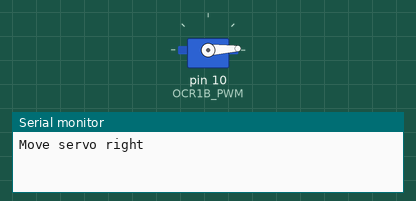
The sketch below on a simulated Arduino Uno, built with avr-gcc and run on an emulated ATmega328P. On the bench: servo, the last lines printed to the serial monitor. Servo pulses on a pin are drawn as a servo (544–2400 µs = 0–180°).

Above: at 0.05 s.
At 1.05 s:
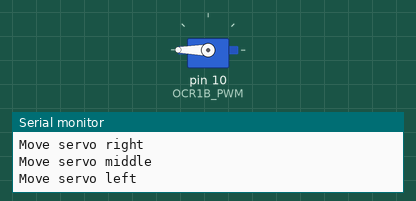
At 2.0 s:
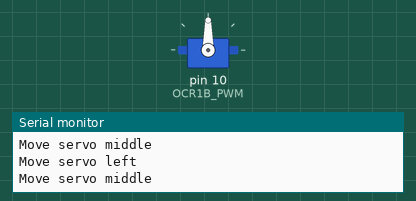
Timing chart, 0 to 4.6 s (numbered marks = the images above):
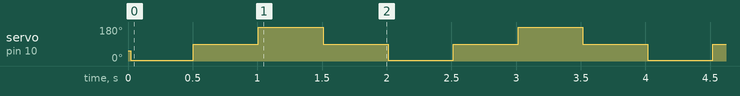

The sketch:

PWM_Timer_1_Demo.ino
```cpp
#define BUTTON_AD0 PINC0
#define BUTTON_PIN8 PINB0
#define OCR1A_PWM PINB1
#define OCR1B_PWM PINB2

void setup() {
  Serial.begin(9600);
  DDRB |= (1 << OCR1B_PWM); //set OCR1B as output
  TCCR1A = ((1 << COM1B1) | (1 << WGM11) | (1 << WGM10)); //Fast PWM with OCR1A as top
                                                          //Non-inverting mode for OCR1B
  TCCR1B = ((1 << WGM13) | (1 << WGM12) | (1 << CS12) | (1 << CS10)); //1024 prescaler
  TCCR1C = 0;
  TCNT1 = 0;

  OCR1A = 313; //20ms pulse width
  OCR1B = 16; //left for 1ms
}

void loop() {
  Serial.println("Move servo right");
  OCR1B = 8;
  delay(500);
  Serial.println("Move servo middle");
  OCR1B = 22;
  delay(500);
  Serial.println("Move servo left");
  OCR1B = 37;
  delay(500);
  Serial.println("Move servo middle");
  OCR1B = 22;
  delay(500);
}
```

Measured:
- by itself, servo on pin 10 (OCR1B_PWM): repeats every 2.0 s: 90° 0.50 s, 180° 0.50 s, 90° 0.50 s, 3° 0.50 s
